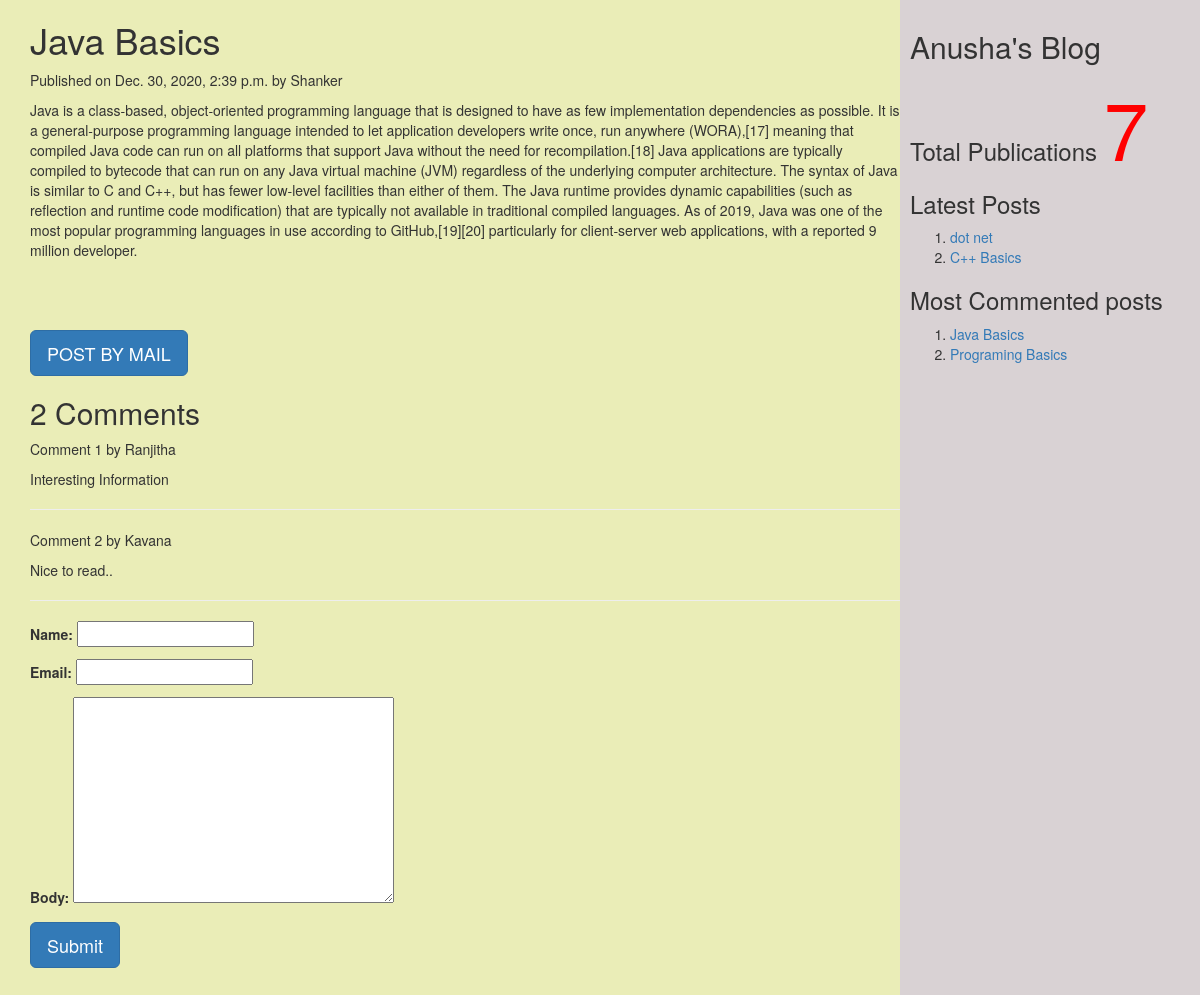
The app's page /2020/12/30/java-basics/ with its own data.
### myApp/models.py (models this page shows, shortened)
class Post(models.Model):
    tags=TaggableManager()
    STATUS_CHOICES=(('draft','Draft'),('published','Published'))
    title=models.CharField(max_length=200)
    slug=models.SlugField(max_length=264,unique_for_date='publish')
    author=models.ForeignKey(User,related_name='blog_posts',on_delete=models.CASCADE)
    body=models.TextField()
    publish=models.DateTimeField(default=timezone.now)
    created=models.DateTimeField(auto_now_add=True)
    updated=models.DateTimeField(auto_now=True)
    status=models.CharField(max_length=20,choices=STATUS_CHOICES,default='draft')
    objects=CustomManager()
    class Meta:
        ordering=('-publish',)
    def get_absolute_url(self):
        return reverse('post_detail',args=[self.publish.year,self.publish.strftime('%m'),self.publish.strftime('%d'),self.slug])

class Comment(models.Model):
    post=models.ForeignKey(Post,related_name='comments',on_delete=models.CASCADE)
    name=models.CharField(max_length=50)
    email=models.EmailField()
    body=models.TextField()
    created=models.DateTimeField(auto_now_add=True)
    updated=models.DateTimeField(auto_now=True)
    active=models.BooleanField(default=True)
    class Meta:
        ordering=('created',)

### myApp/views.py (the view, shortened to what this page needs)
# urls.py: url(r'(?P<year>\d{4})/(?P<month>\d{2})/(?P<day>\d{2})/(?P<post>[-\w]+)/$',views.post_detail_view,name='post_detail'),
def post_detail_view(request,year,month,day,post):
    post=get_object_or_404(Post,slug=post,publish__year=year,publish__month=month,publish__day=day)
    comments=post.comments.filter(active=True)
    csubmit=False
    form=CommentForm()
    d={'post':post,'form':form,'csubmit':csubmit,'comments':comments}
    return render(request,'myApp/post_detail.html',d)

### myApp/forms.py
class CommentForm(forms.ModelForm):
    class Meta:
        model=Comment
        fields=('name','email','body')

### myApp/models.py (called while the page is built)
    def get_queryset(self):
        return super().get_queryset().filter(status='published')

### myApp/templatetags/mytags.py (called while the page is built)
@register.simple_tag
def total_posts():
    return Post.objects.count()

@register.inclusion_tag('myApp/latest_post.html')
def show_latest_posts(count=3):
    latest_post=Post.objects.order_by('-publish')[:count]
    return {'latest_posts':latest_post}

@register.simple_tag
def get_most_commented_posts(count=2):
    return Post.objects.annotate(total_comments=Count('comments')).order_by('-total_comments')[:count]

### templates/myApp/post_detail.html (shortened to what this page needs)
<!DOCTYPE html>
<html lang="en" dir="ltr">
{%extends 'myApp/parent.html'%}
    {% block content_block%}
    <h1>{{post.title}}</h1>
    <p>Published on {{post.publish}} by {{post.author|title}}</p>
    {{post.body|linebreaks}}<br><br><br>
    <a href="/{{post.id}}/share" class="btn btn-lg btn-primary">POST BY MAIL</a>
     {%with comments.count as comments_count%}
     <h2>{{comments_count}} Comment{{comments_count|pluralize}}</h2>
     {%endwith%}
     {%if comments%}
     {%for c in comments%}
     <p>Comment {{forloop.counter}} by {{c.name}}</p>
     <div>
       {{c.body|linebreaks}}
     </div>
     <hr>
     {%endfor%}
     {%else%}
      <p style="color:blue;font-size:30px;font-style:bold;border-bottom:2px red solid;">Thre are no Comments</p>
     {%endif%}
     {%if csubmit%}
     <h2>Thank you... Your comment added successfully</h2>
     {%else%}
     <form method="post">
       {{form.as_p}}
       <input type="submit" class="btn btn-lg btn-primary"value="Submit">
     </form>
       {%endif%}
    {%endblock%}

### templates/myApp/parent.html (shortened to what this page needs)
<html>
{% load mytags %}
  <head>
    <link rel="stylesheet" href="https://maxcdn.bootstrapcdn.com/bootstrap/3.3.7/css/bootstrap.min.css">
  </head>
  <body>
    <div class="content" style="width:75%;float:left;background-color:#eaedb7;height:1000px;padding:0 0 0 30px">
              {%block content_block%}
              {%endblock%}
    </div>
    <div class="sidebar" style="width:25%;float:right;background-color:#d9d2d4;height:1000px;padding:10px">
      <h2>Anusha's Blog</h2>
      <h3> Total Publications
        <span style="color:red; font-size:80px">
        {% total_posts %}
        </span>
        <h3>Latest Posts </h3>
        {%show_latest_posts 2%}
        <h3>Most Commented posts</h3>
        {% get_most_commented_posts as m %}
        <ol>
          {% for post in m%}
          <li><a href="{{post.get_absolute_url}}">{{post.title}}</a></li>
          {%endfor%}
        </ol>
  </body>
</html>

### templates/myApp/latest_post.html
<!DOCTYPE html>
  <body>
    <ol>
    {%for post in latest_posts %}
    <li><a href="{{post.get_absolute_url}}">{{post.title}}</a></li>
    {%endfor%}
      </ol>
  </body>
</html>

### records on screen
Post: title "Java Basics", publish "Dec. 30, 2020, 2:39 p.m.", author "Shanker", body "Java is a class-based, object-oriented programming language that is designed to have as few implementation dependencies as possible. It is a general-purpose programming language intended to let application developers write once, run anywhere (WORA),[17] meaning that compiled Java code can run on all platforms that support Java without the need for recompilation.[18] Java applications are typically compiled to bytecode that can run on any Java virtual machine (JVM) regardless of the underlying computer architecture. The syntax of Java is similar to C and C++, but has fewer low-level facilities than either of them. The Java runtime provides dynamic capabilities (such as reflection and runtime…"
Comment: name "Ranjitha", body "Interesting Information"
Comment: name "Kavana", body "Nice to read.."
Post: title "dot net"
Post: title "C++ Basics"
Post: title "Programing Basics"

### other values on screen
{{ comments_count }} "2"
